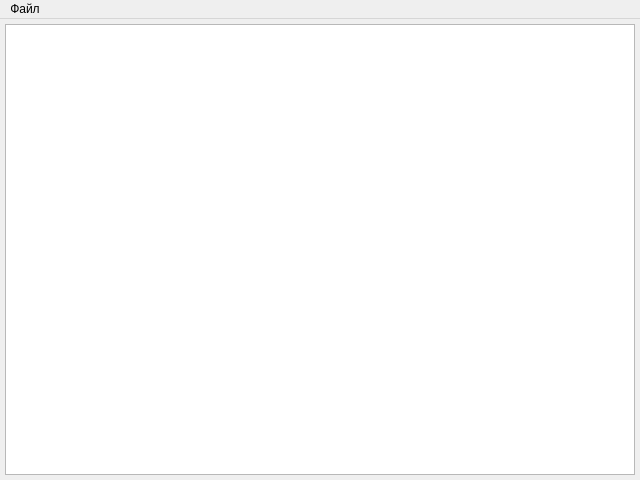
<?xml version="1.0" encoding="UTF-8"?>
<ui version="4.0">
 <class>MainWindow</class>
 <widget class="QMainWindow" name="MainWindow">
  <property name="geometry">
   <rect>
    <x>0</x>
    <y>0</y>
    <width>640</width>
    <height>480</height>
   </rect>
  </property>
  <property name="minimumSize">
   <size>
    <width>400</width>
    <height>300</height>
   </size>
  </property>
  <property name="windowTitle">
   <string>MainWindow</string>
  </property>
  <property name="animated">
   <bool>false</bool>
  </property>
  <widget class="QWidget" name="centralWidget">
   <layout class="QVBoxLayout" name="verticalLayout">
    <property name="spacing">
     <number>5</number>
    </property>
    <property name="leftMargin">
     <number>5</number>
    </property>
    <property name="topMargin">
     <number>5</number>
    </property>
    <property name="rightMargin">
     <number>5</number>
    </property>
    <property name="bottomMargin">
     <number>5</number>
    </property>
    <item>
     <widget class="QTextBrowser" name="textBrowser">
      <property name="sizePolicy">
       <sizepolicy hsizetype="Expanding" vsizetype="Expanding">
        <horstretch>0</horstretch>
        <verstretch>0</verstretch>
       </sizepolicy>
      </property>
     </widget>
    </item>
   </layout>
  </widget>
  <widget class="QMenuBar" name="menuBar">
   <property name="geometry">
    <rect>
     <x>0</x>
     <y>0</y>
     <width>640</width>
     <height>21</height>
    </rect>
   </property>
   <widget class="QMenu" name="menu">
    <property name="title">
     <string>Файл</string>
    </property>
    <addaction name="action_FileOpen"/>
    <addaction name="separator"/>
    <addaction name="action_Exit"/>
   </widget>
   <addaction name="menu"/>
  </widget>
  <action name="action_FileOpen">
   <property name="text">
    <string>Открыть</string>
   </property>
   <property name="shortcut">
    <string>Alt+O</string>
   </property>
  </action>
  <action name="action_Exit">
   <property name="text">
    <string>Выход</string>
   </property>
   <property name="shortcut">
    <string>Alt+Q</string>
   </property>
  </action>
 </widget>
 <layoutdefault spacing="6" margin="11"/>
 <resources/>
 <connections/>
</ui>
